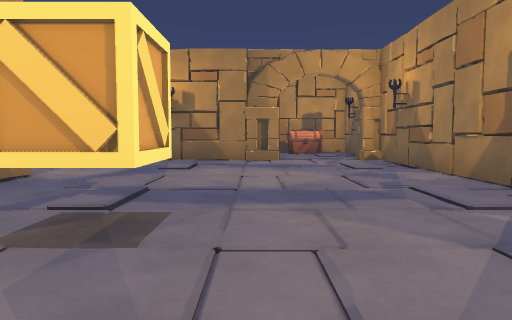
View 1 (above)

15 first-person views from a walk through a Unity game level. The camera is 1.4 m above the floor, tilts 4° down and sees 70° across. The floor is counted in squares, 2 m on a side. Each view is taken from the middle of a square. On the plan, view 1 faces up. The plan holds only what a view shows up to about 11 squares ahead; the rest is blank. The player is left out.

View 2
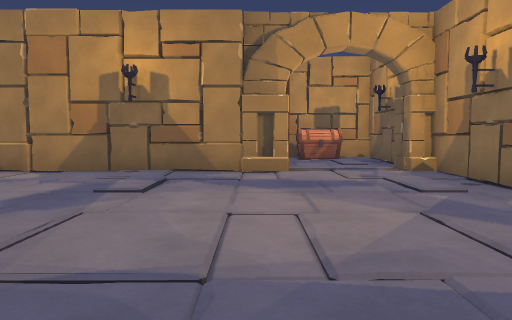

View 3
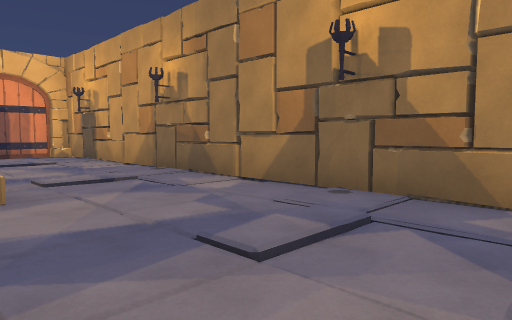

View 4
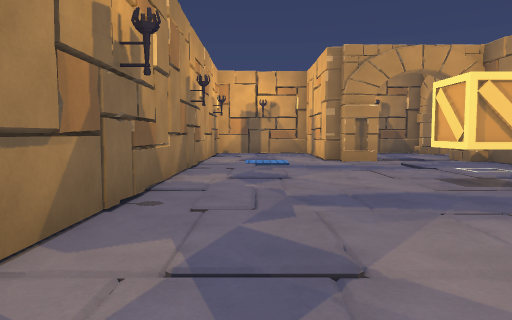

View 5
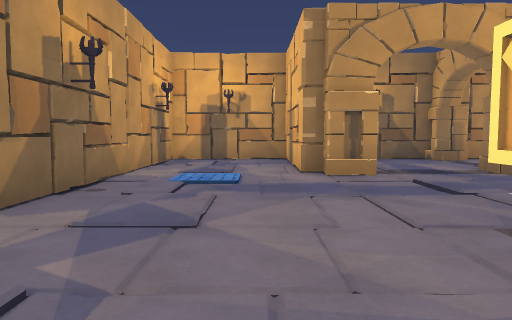

View 6
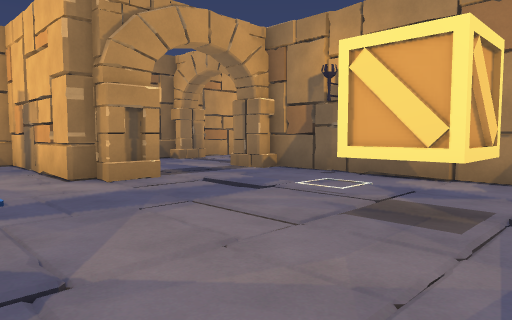

View 7
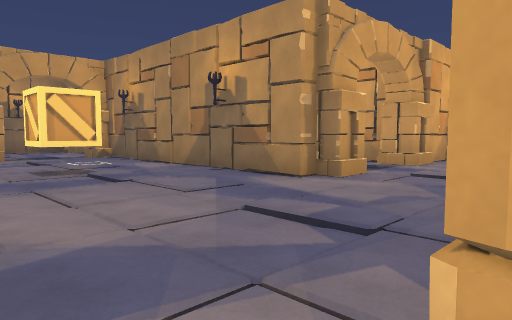

View 8
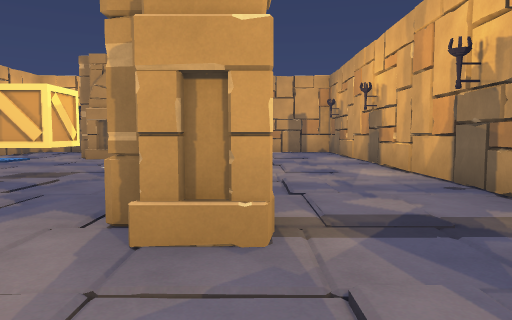

View 9
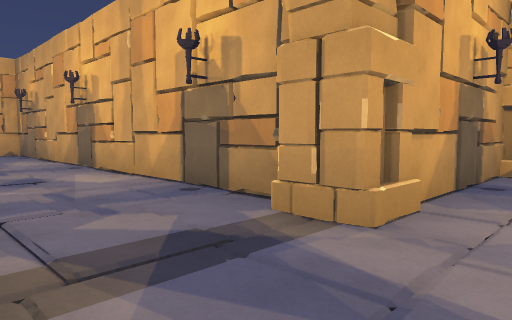

View 10
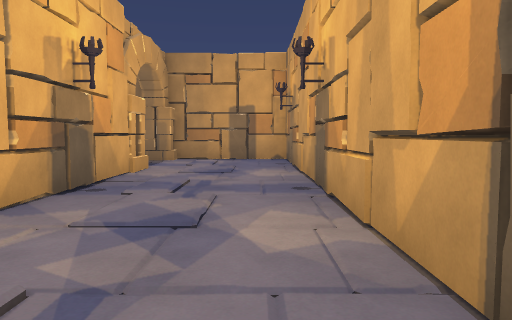

View 11
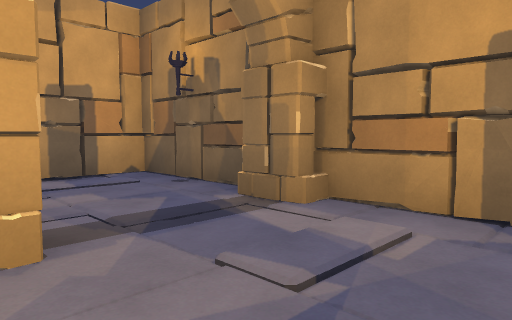

View 12
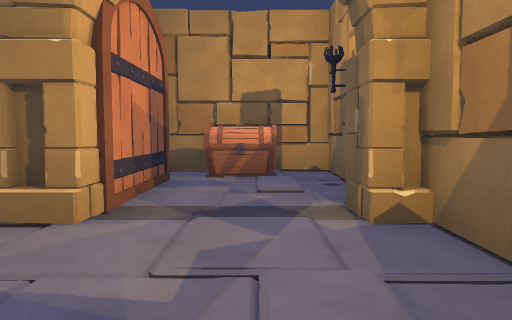

View 13
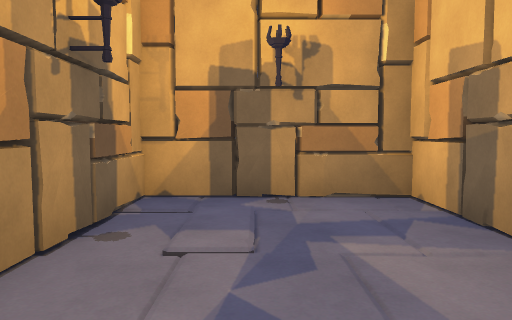

View 14
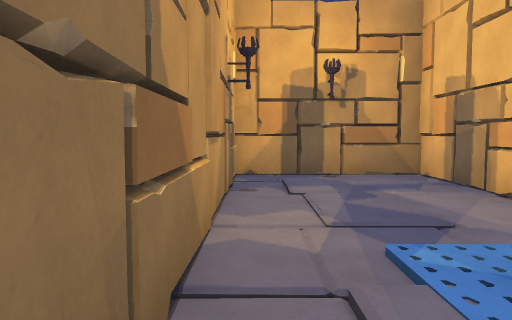

View 15
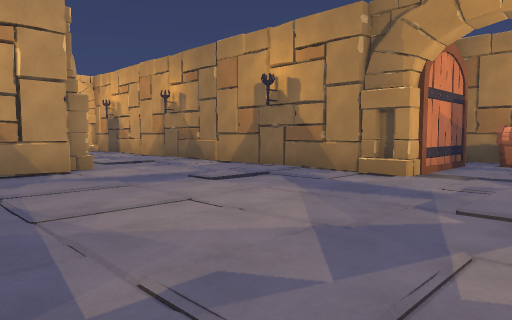

### Floor plan
Key: @ floor where view 1 was taken; # wall or solid block; . floor; / step, stairs or slope; C crate; H chest; O other object.
Columns run from 12 left of view 1 to 4 right of it. Each row starts with its distance up from view 1.
 14             #####
 13             #HH.#
 12             #...#
 11             #../#
 10 #############..##
  9 #...............#
  8 #...............#
  7 #......//.......#
  6 #####..##.......#
  5     #...#.......#
  4     #...#.......#
  3     #...#..C....#
  2     #...#.......#
  1     #...#.O.....#
  0     #...#...@./.#
 -1     #...#..//...#
 -2     #../#..##...#
 -3     #.......#...#
 -4     #.......#...#
 -5     #...#...#...#
 -6     #############

Where each view was taken, in squares from view 1:
view 1: 0 up, 0 right, facing up
view 2: 3 up, 0 right, facing up
view 3: 6 up, 0 right, facing up-left
view 4: 8 up, 2 right, facing down
view 5: 5 up, 1 right, facing down
view 6: 4 up, 2 right, facing down-left
view 7: 10 up, 1 right, facing down-left
view 8: 9 up, 5 left, facing down
view 9: 8 up, 5 left, facing down-left
view 10: 5 up, 7 left, facing down
view 11: 2 down, 7 left, facing down-right
view 12: 7 up, 2 right, facing up
view 13: 1 down, 2 right, facing down
view 14: 1 up, 3 right, facing down
view 15: 4 up, 3 right, facing up-left
